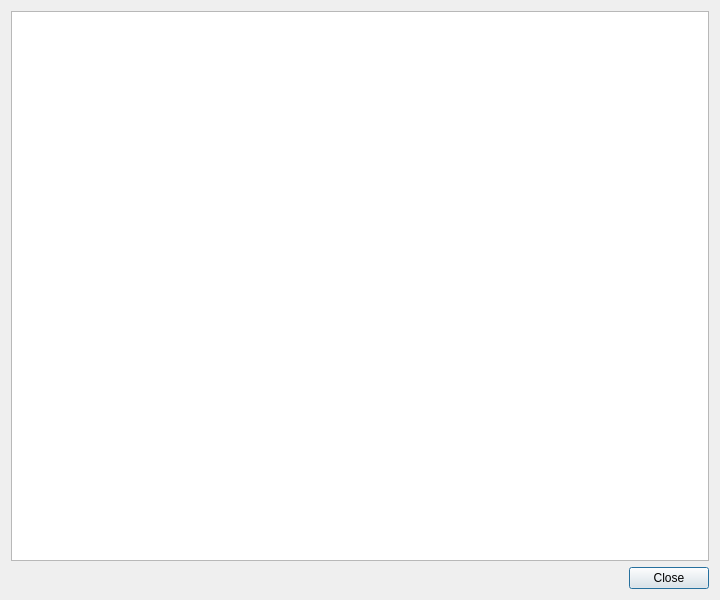
<?xml version="1.0" encoding="UTF-8"?>
<ui version="4.0">
 <class>HelpDialog</class>
 <widget class="QDialog" name="HelpDialog">
  <property name="geometry">
   <rect>
    <x>0</x>
    <y>0</y>
    <width>720</width>
    <height>600</height>
   </rect>
  </property>
  <property name="windowTitle">
   <string>Negar-GUI Help</string>
  </property>
  <layout class="QVBoxLayout" name="verticalLayout">
   <item>
    <widget class="QTextBrowser" name="browser">
     <property name="openExternalLinks">
      <bool>true</bool>
     </property>
    </widget>
   </item>
   <item>
    <widget class="QDialogButtonBox" name="buttonBox">
     <property name="standardButtons">
      <set>QDialogButtonBox::StandardButton::Close</set>
     </property>
    </widget>
   </item>
  </layout>
 </widget>
 <resources/>
 <connections>
  <connection>
   <sender>buttonBox</sender>
   <signal>rejected()</signal>
   <receiver>HelpDialog</receiver>
   <slot>reject()</slot>
  </connection>
 </connections>
</ui>
